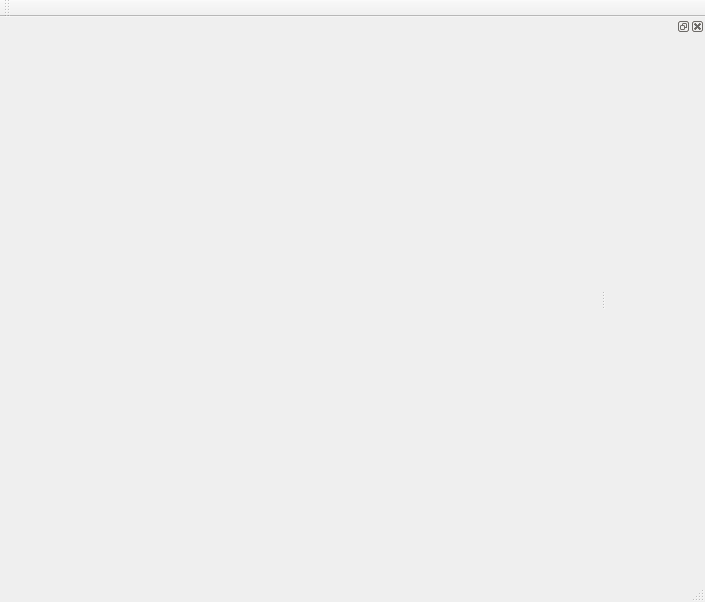
<?xml version="1.0" encoding="UTF-8"?>
<ui version="4.0">
 <class>MainWindow</class>
 <widget class="QMainWindow" name="MainWindow">
  <property name="geometry">
   <rect>
    <x>0</x>
    <y>0</y>
    <width>705</width>
    <height>602</height>
   </rect>
  </property>
  <property name="minimumSize">
   <size>
    <width>400</width>
    <height>300</height>
   </size>
  </property>
  <property name="windowTitle">
   <string>MainWindow</string>
  </property>
  <widget class="QWidget" name="centralWidget">
   <property name="sizePolicy">
    <sizepolicy hsizetype="Fixed" vsizetype="Fixed">
     <horstretch>0</horstretch>
     <verstretch>0</verstretch>
    </sizepolicy>
   </property>
   <property name="minimumSize">
    <size>
     <width>600</width>
     <height>400</height>
    </size>
   </property>
   <layout class="QVBoxLayout" name="verticalLayout"/>
  </widget>
  <widget class="QMenuBar" name="menuBar">
   <property name="geometry">
    <rect>
     <x>0</x>
     <y>0</y>
     <width>705</width>
     <height>22</height>
    </rect>
   </property>
  </widget>
  <widget class="QToolBar" name="mainToolBar">
   <attribute name="toolBarArea">
    <enum>TopToolBarArea</enum>
   </attribute>
   <attribute name="toolBarBreak">
    <bool>false</bool>
   </attribute>
  </widget>
  <widget class="QStatusBar" name="statusBar"/>
  <widget class="QDockWidget" name="dockWidget">
   <attribute name="dockWidgetArea">
    <number>2</number>
   </attribute>
   <widget class="QWidget" name="dockWidgetContents"/>
  </widget>
 </widget>
 <layoutdefault spacing="6" margin="11"/>
 <resources/>
 <connections/>
</ui>
